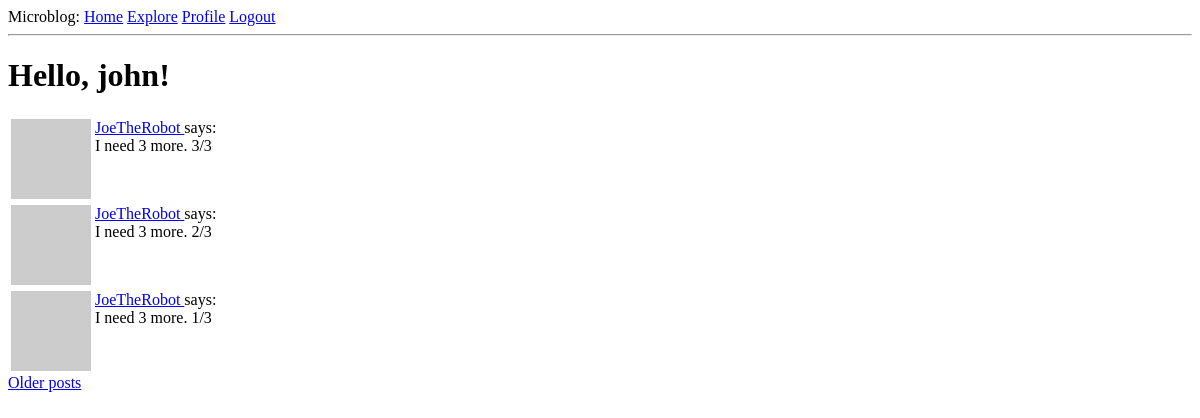
Page /explore (signed in) on the earlier database version.
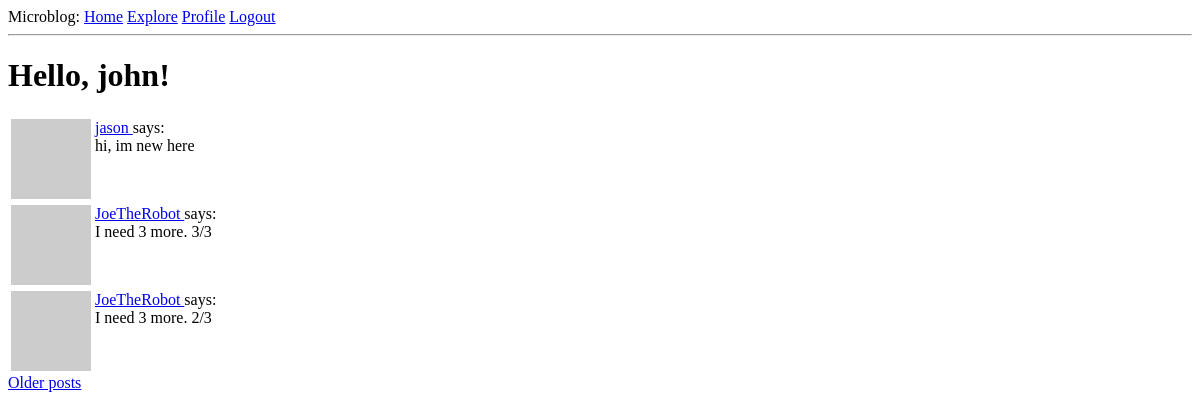
Same page on the later database version.
### app/models.py (models this page shows, shortened)
class Post(db.Model):
    id = db.Column(db.Integer, primary_key=True)
    body = db.Column(db.String(140))
    timestamp = db.Column(db.DateTime, index=True, default=datetime.utcnow)
    user_id = db.Column(db.Integer, db.ForeignKey('user.id'))

class User(UserMixin, db.Model):
    id = db.Column(db.Integer, primary_key=True)
    username = db.Column(db.String(64), index=True, unique=True)
    email = db.Column(db.String(120), index=True, unique=True)
    password_hash = db.Column(db.String(128))
    posts = db.relationship('Post', backref='author', lazy='dynamic')
    about_me = db.Column(db.String(140))
    last_seen = db.Column(db.DateTime, default=datetime.utcnow)
    followed = db.relationship(
        'User', secondary=followers,
        primaryjoin=(followers.c.follower_id == id),
        secondaryjoin=(followers.c.followed_id == id),
        backref=db.backref('followers', lazy='dynamic'), lazy='dynamic')
    def avatar(self, size):
        digest = md5(self.email.lower().encode('utf-8')).hexdigest()
        return 'https://www.gravatar.com/avatar/{}?d=identicon&s={}'.format(
            digest, size)

### app/routes.py (the view)
@app.route('/explore')
@login_required
def explore():
    page = request.args.get('page', 1, type=int)
    posts = Post.query.order_by(Post.timestamp.desc()).paginate(
            page, app.config['POSTS_PER_PAGE'], False)
    next_url = url_for('explore', page=posts.next_num) \
            if posts.has_next else None
    prev_url = url_for('explore', page=posts.prev_num) \
            if posts.has_prev else None
    return render_template('index.html', title='Explore', posts=posts.items,
                           next_url=next_url, prev_url=prev_url)

### app/models.py (called while the page is built)
@login.user_loader
def load_user(id):
    return User.query.get(int(id))

### app/routes.py (called while the page is built)
@app.before_request
def before_request():
    if current_user.is_authenticated:
        current_user.last_seen = datetime.utcnow()
        db.session.commit()

### app/templates/index.html (shortened to what this page needs)
{% extends "base.html" %}
{% block content %}
    <h1>Hello, {{ current_user.username }}!</h1>
    {% for post in posts %}
        {% include '_post.html' %}
    {% endfor %}
    {% if next_url %}
    <a href="{{ next_url }}">Older posts</a>
    {% endif %}
{% endblock %}

### app/templates/_post.html
<table>
	<tr valign="top">
		<td><img src="{{ post.author.avatar(36) }}"></td>
		<td>
			<a href="{{ url_for('user', username=post.author.username) }}">
			{{ post.author.username }}
		        </a>
			says:<br>{{ post.body }}
		</td>
	</tr>
</table>

Differences in the rows shown:
no longer on this page (row unchanged): Post: author.username "JoeTheRobot", body "I need 3 more. 1/3"
added Post: author.username "jason", body "hi, im new here"
